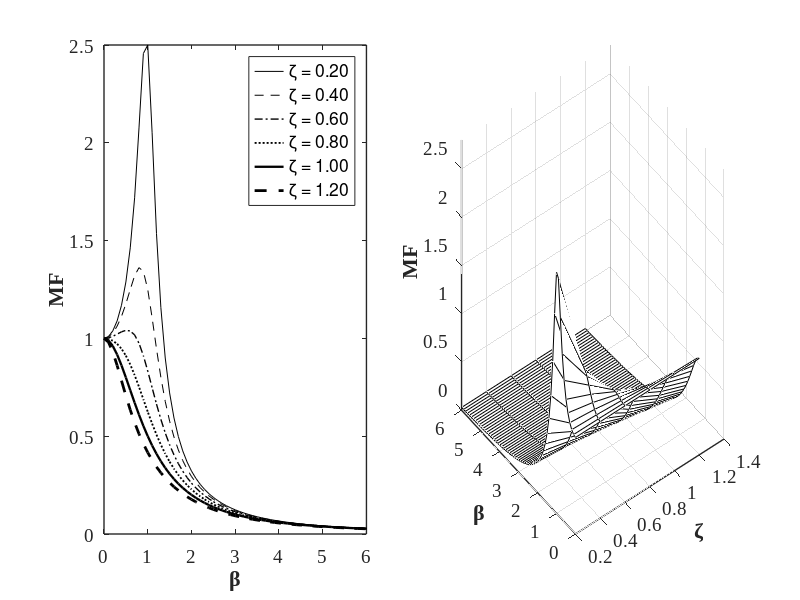
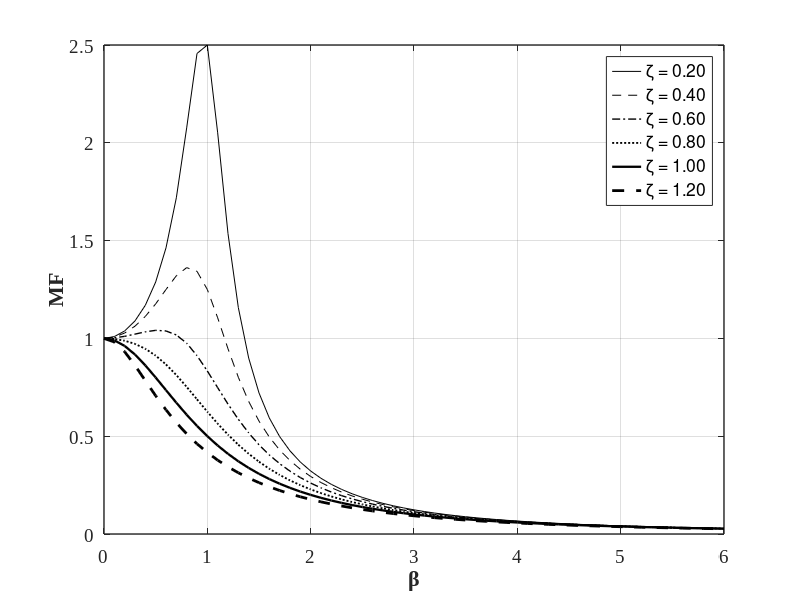

The MATLAB source for these figures, in order:
%% Structural Dynamics and Vibration Control(M. Azimi et al.)
%% Example 3-15: Plot Response Modification Factor, Transmisibility, and Machine with Imbalance

clear; close all; clc
%% Select and Calculate y-axis Function
yAxis   = menu('Select the y axis','MF','MX/me','TR');
yLabels = {'MF', 'MX/me', 'TR'};

for i = 1:6
    zeta  = i*0.2;
    z(i) = zeta;
    for j=1:61
        x(j)=(j-1)*0.1;
        
        % select y according to:
        switch yAxis     
            case 1      % 1- for harmonic force
              y(j,i)=1/(sqrt((1-x(j)^2)^2+(2*zeta*x(j))^2)); 
          
            case 2      % 2- when the machine running with imbalance mass with speed omega
              y(j,i)=x(j)^2/(sqrt((1-x(j)^2)^2+(2*zeta*x(j))^2));
          
            case 3      % 3- Transmissibility
              y(j,i)=sqrt(1+(2.0*zeta*x(j))^2)/(sqrt((1-x(j)^2)^2+(2*zeta*x(j))^2));
          
        end
    end
    
end

%% Plot
figure(1);  set(figure(1), 'Position', [200   100   883   300])

            subplot(1,2,1)

            plot1 = plot(x,y(:,1),x,y(:,2),x,y(:,3),x,y(:,4),x,y(:,5),x,y(:,6));
            LineType = {'-';'--';'-.';':';'-';'--';'-.';':'};

            for i = 1:6
            set(plot1(i),'LineStyle',LineType{i}, 'LineWidth',i/3, 'DisplayName',['\zeta = ',num2str(0.2*i,'%1.2f')],'Color',[0 0 0]);
            end

            set(gca, 'LineWidth',1, 'FontWeight','normal', 'FontName','Times New Roman', 'FontSize',14)               
            xlabel('\beta', 'fontsize',16, 'fontname','Times New Roman','FontWeight','Bold')
            ylabel(yLabels{yAxis}, 'fontsize',16, 'fontname','Times New Roman','FontWeight','Bold')
            legend('show')


........................................................
figure(1);  subplot(1,2,2); grid on; box on;

            mesh(z,x,y,'edgecolor','k'); zlim([0 2.8])
          
            set(gca, 'LineWidth',1, 'FontWeight','normal', 'FontName','Times New Roman', 'FontSize',14)               
            xlabel('\zeta', 'fontsize',16, 'fontname','Times New Roman','FontWeight','Bold')
            ylabel('\beta', 'fontsize',16, 'fontname','Times New Roman','FontWeight','Bold')
            zlabel(yLabels{yAxis}, 'fontsize',16, 'fontname','Times New Roman','FontWeight','Bold')

%% Print            
print('EX_3_15','-dpng')

%% Plot a separate figure
figure(2)
set(figure(2), 'Position', [200   100   883   400])
    hold on; grid on; box on;

plot1 = plot(x,y(:,1),x,y(:,2),x,y(:,3),x,y(:,4),x,y(:,5),x,y(:,6));
    LineType = {'-';'--';'-.';':';'-';'--';'-.';':'};

for i = 1:6
set(plot1(i),'LineStyle',LineType{i}, 'LineWidth',i/3, 'DisplayName',['\zeta = ',num2str(0.2*i,'%1.2f')],'Color',[0 0 0]);
end


set(gca, 'LineWidth',1, 'FontWeight','normal', 'FontName','Times New Roman', 'FontSize',14)               
xlabel('\beta', 'fontsize',16, 'fontname','Times New Roman','FontWeight','Bold')
ylabel(yLabels{yAxis}, 'fontsize',16, 'fontname','Times New Roman','FontWeight','Bold')


legend('show')
